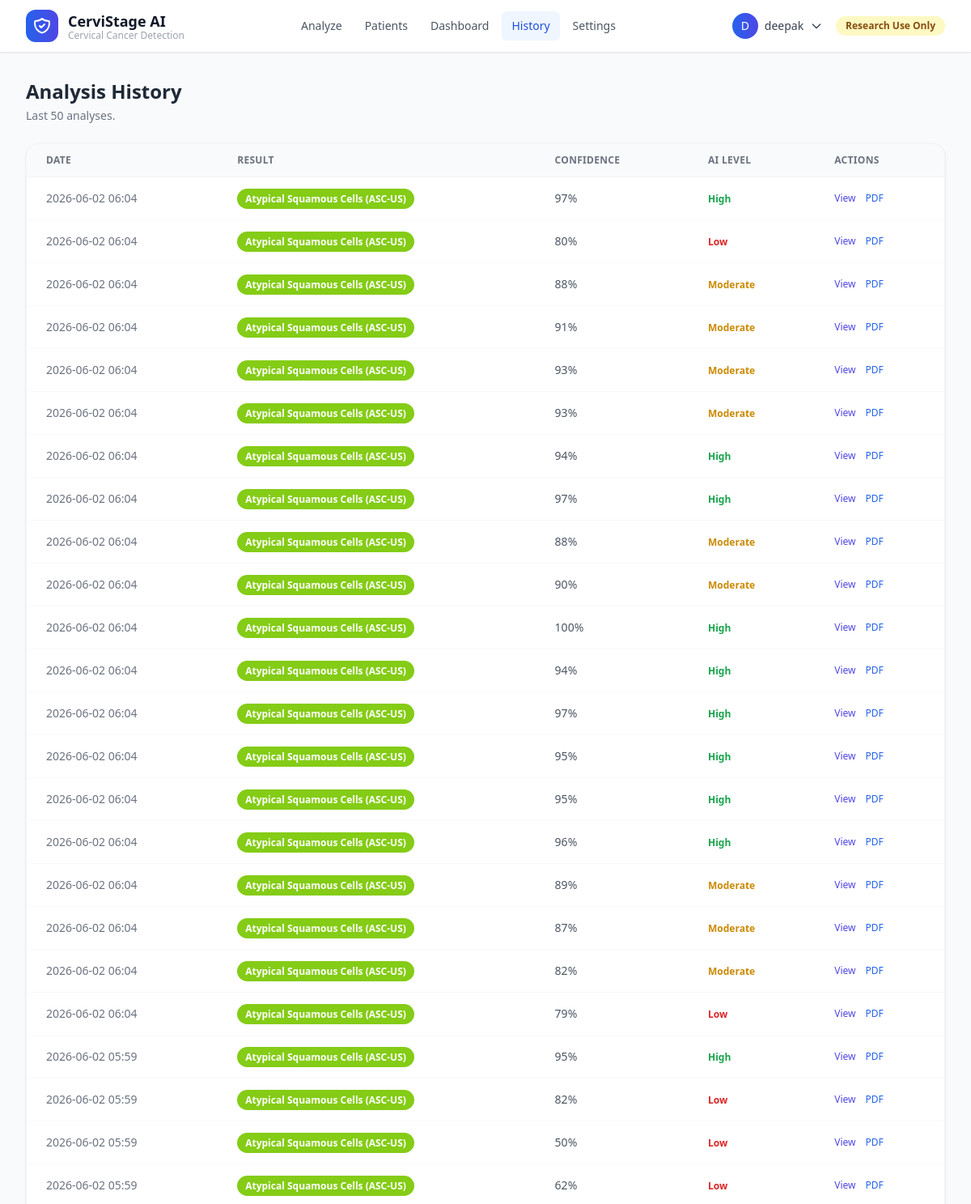
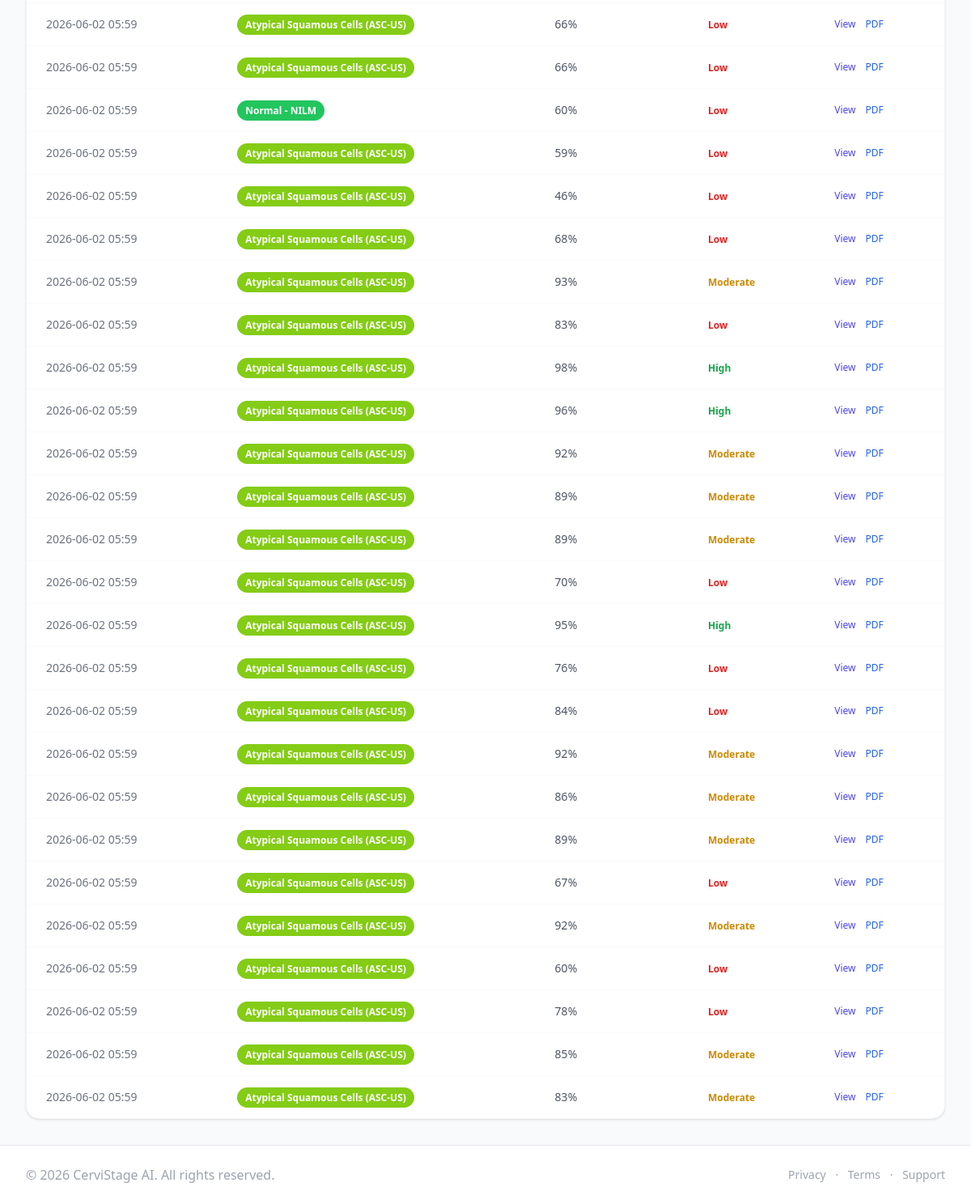
The page /history/ (signed in) on the database as committed earlier (2 pictures, top to bottom).
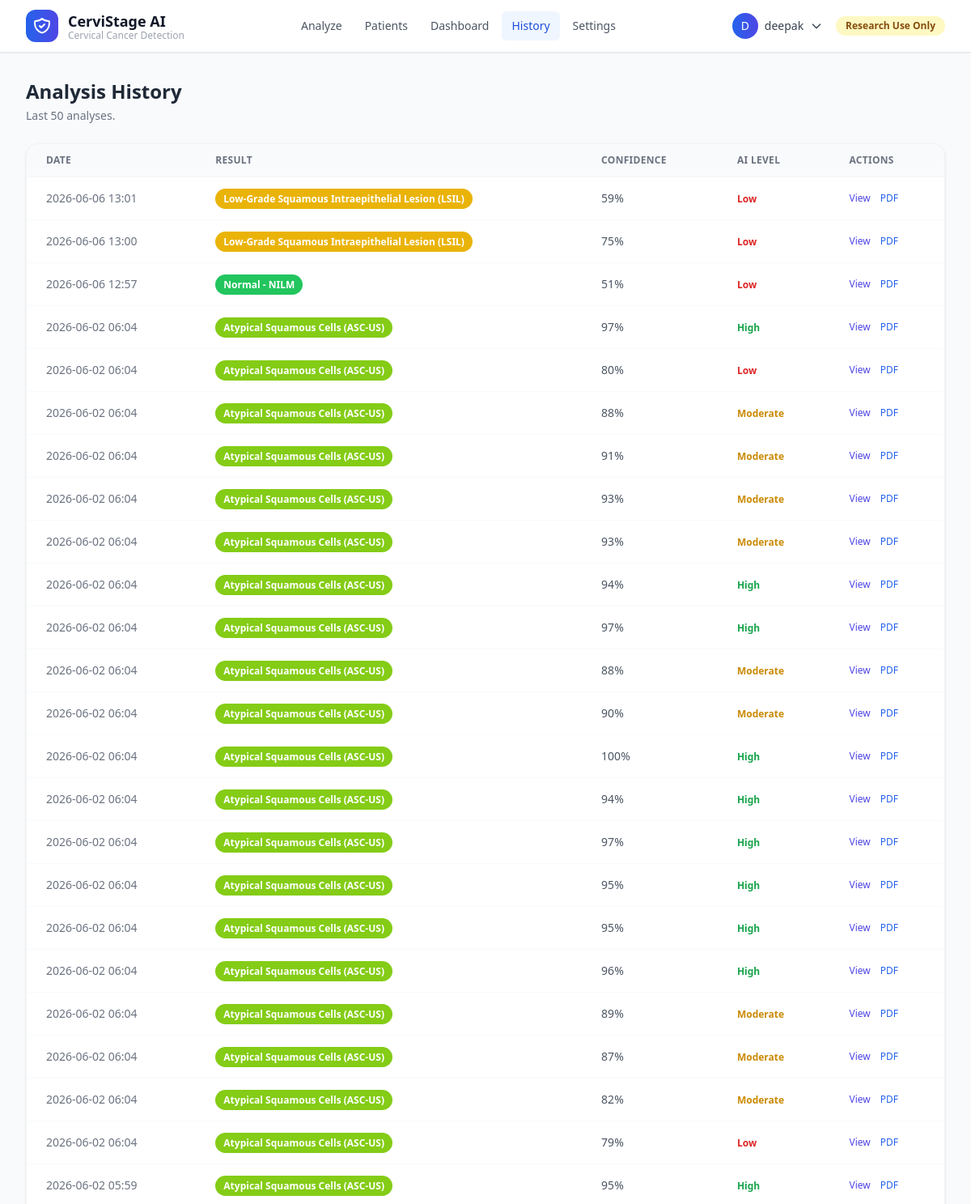
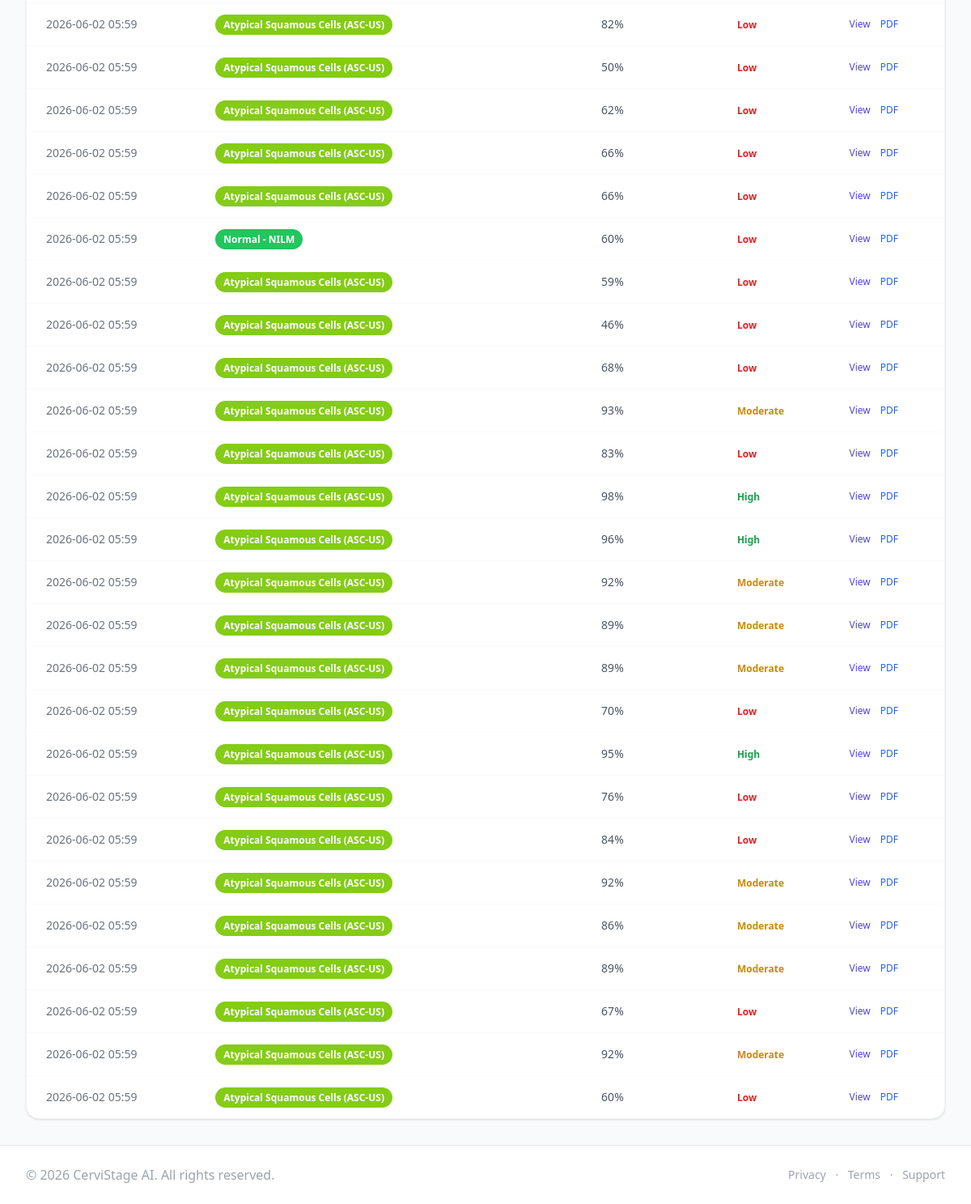
The same page on the database as committed later (2 pictures, top to bottom).
### core/models.py (models this page shows, shortened)
class Analysis(models.Model):
    analysis_id = models.UUIDField(default=uuid.uuid4, primary_key=True, editable=False)
    created_by = models.ForeignKey(User, null=True, blank=True, on_delete=models.SET_NULL, related_name="user_analyses")
    patient = models.ForeignKey('Patient', null=True, blank=True, on_delete=models.SET_NULL, related_name="analyses")
    image = models.ImageField(upload_to="uploads/")
    predicted_class = models.IntegerField()
    predicted_label = models.CharField(max_length=50)
    probabilities = models.JSONField()
    confidence = models.FloatField()
    uncertainty = models.FloatField()
    confidence_level = models.CharField(max_length=20)
    recommendation = models.TextField()
    created_at = models.DateTimeField(auto_now_add=True)
    class Meta:
        ordering = ["-created_at"]

### core/views.py (the view)
# urls.py: path("history/", views.HistoryPageView.as_view(), name="history-page"),
class HistoryPageView(View):
    def get(self, request):
        if not request.user.is_authenticated:
            return redirect('/login/?next=/history/')
        user_role = request.user.profile.role
        if user_role == 'admin':
            analyses = Analysis.objects.select_related("created_by", "created_by__profile").order_by("-created_at")[:50]
        else:
            analyses = Analysis.objects.filter(
                created_by=request.user
            ).order_by("-created_at")[:50]
        return render(request, "history.html", {"analyses": analyses, "user_role": user_role})

### core/templates/history.html (shortened to what this page needs)
{% extends "user_base.html" %}
{% block content %}
<div class="space-y-6">
  <div>
    <h1 class="text-2xl font-bold text-gray-800">Analysis History</h1>
    <p class="text-sm text-gray-500 mt-1">Last 50 analyses.</p>
  </div>
  <div class="bg-white rounded-2xl shadow border border-gray-100 overflow-hidden">
    {% if analyses %}
    <table class="w-full text-sm">
      <thead class="bg-gray-50 border-b border-gray-100">
        <tr>
          <th class="text-left px-6 py-3 font-semibold text-gray-500 uppercase tracking-wide text-xs">Date</th>
          <th class="text-left px-6 py-3 font-semibold text-gray-500 uppercase tracking-wide text-xs">Result</th>
          <th class="text-left px-6 py-3 font-semibold text-gray-500 uppercase tracking-wide text-xs">Confidence</th>
          <th class="text-left px-6 py-3 font-semibold text-gray-500 uppercase tracking-wide text-xs">AI Level</th>
          <th class="text-left px-6 py-3 font-semibold text-gray-500 uppercase tracking-wide text-xs">Actions</th>
        </tr>
      </thead>
      <tbody class="divide-y divide-gray-50">
        {% for a in analyses %}
        {% with cls=a.predicted_class %}
        <tr class="hover:bg-gray-50">
          <td class="px-6 py-4 text-gray-500">{{ a.created_at|date:"Y-m-d H:i" }}</td>
          <td class="px-6 py-4">
            <span class="px-2.5 py-1 rounded-full text-xs font-semibold text-white
              {% if cls == 0 %}bg-green-500
              {% elif cls == 1 %}bg-lime-500
              {% elif cls == 2 %}bg-yellow-500
              {% elif cls == 3 %}bg-orange-500
              {% else %}bg-red-500{% endif %}">
              {{ a.predicted_label }}
            </span>
          </td>
          <td class="px-6 py-4 text-gray-600">{% widthratio a.confidence 1 100 %}%</td>
          <td class="px-6 py-4">
            <span class="text-xs font-semibold
              {% if a.confidence_level == 'High' %}text-green-600
              {% elif a.confidence_level == 'Moderate' %}text-yellow-600
              {% else %}text-red-600{% endif %}">
              {{ a.confidence_level }}
            </span>
          </td>
          <td class="px-6 py-4">
            <div class="flex items-center space-x-3">
              <a href="{% url 'analysis-detail-page' a.analysis_id %}" class="text-indigo-600 hover:underline text-xs font-medium">View</a>
              <button onclick="downloadReport('{{ a.analysis_id }}')"
                      class="text-blue-600 hover:underline text-xs font-medium">PDF</button>
            </div>
          </td>
        </tr>
        {% endwith %}
        {% endfor %}
      </tbody>
    </table>
    {% else %}
    <div class="py-16 text-center text-gray-400">
      <p class="text-lg font-medium">No analyses yet.</p>
      <p class="text-sm mt-1"><a href="{% url 'analyze-page' %}" class="text-blue-600 hover:underline">Run your first analysis →</a></p>
    </div>
    {% endif %}
  </div>
</div>
{% endblock %}

### core/templates/user_base.html (shortened to what this page needs)
{% load static %}
<!DOCTYPE html>
<html lang="en">
<head>
  <script src="https://cdn.tailwindcss.com"></script>
</head>
<body class="bg-slate-50 text-gray-900 min-h-screen">
  <nav class="bg-white border-b border-gray-200 shadow-sm sticky top-0 z-50">
    <div class="max-w-7xl mx-auto px-4 sm:px-6 lg:px-8">
      <div class="flex justify-between items-center h-16">
        <div class="flex items-center">
          <a href="{% url 'home' %}" class="flex items-center space-x-3">
            <div class="bg-gradient-to-r from-blue-600 to-indigo-600 rounded-xl p-2">
            </div>
            <div>
              <span class="font-bold text-gray-900 text-lg">CerviStage AI</span>
              <span class="text-xs text-gray-400 block -mt-1">Cervical Cancer Detection</span>
            </div>
          </a>
        </div>
        <div class="hidden md:flex items-center space-x-1">
          <a href="{% url 'analyze-page' %}" class="px-3 py-2 rounded-md text-sm font-medium {% if request.resolver_match.url_name == 'analyze-page' %}text-blue-700 bg-blue-50{% else %}text-gray-600 hover:text-gray-900 hover:bg-gray-100{% endif %}">
            Analyze
          </a>
          <a href="{% url 'patient-management' %}" class="px-3 py-2 rounded-md text-sm font-medium {% if request.resolver_match.url_name == 'patient-management' %}text-blue-700 bg-blue-50{% else %}text-gray-600 hover:text-gray-900 hover:bg-gray-100{% endif %}">
            Patients
          </a>
          <a href="{% url 'dashboard-page' %}" class="px-3 py-2 rounded-md text-sm font-medium {% if request.resolver_match.url_name == 'dashboard-page' %}text-blue-700 bg-blue-50{% else %}text-gray-600 hover:text-gray-900 hover:bg-gray-100{% endif %}">
            Dashboard
          </a>
          <a href="{% url 'history-page' %}" class="px-3 py-2 rounded-md text-sm font-medium {% if request.resolver_match.url_name == 'history-page' %}text-blue-700 bg-blue-50{% else %}text-gray-600 hover:text-gray-900 hover:bg-gray-100{% endif %}">
            History
          </a>
          <a href="{% url 'settings-page' %}" class="px-3 py-2 rounded-md text-sm font-medium {% if request.resolver_match.url_name == 'settings-page' %}text-blue-700 bg-blue-50{% else %}text-gray-600 hover:text-gray-900 hover:bg-gray-100{% endif %}">
            Settings
          </a>
        </div>
        <div class="flex items-center space-x-4">
          {% if request.user.is_authenticated %}
          <div class="relative">
            <button onclick="toggleUserMenu()" class="flex items-center space-x-2 text-gray-700 hover:text-gray-900">
              <div class="h-8 w-8 bg-gradient-to-r from-blue-600 to-indigo-600 rounded-full flex items-center justify-center">
                <span class="text-white font-medium text-sm">{{ request.user.username|first|upper }}</span>
              </div>
              <span class="hidden sm:inline text-sm font-medium">{{ request.user.get_full_name|default:request.user.username }}</span>
              <svg class="h-4 w-4" fill="none" stroke="currentColor" viewBox="0 0 24 24">
                <path stroke-linecap="round" stroke-linejoin="round" stroke-width="2" d="M19 9l-7 7-7-7"/>
              </svg>
            </button>
          </div>
          {% else %}
          <a href="{% url 'login-page' %}" class="inline-flex items-center px-4 py-2 border border-transparent text-sm font-medium rounded-md text-white bg-indigo-600 hover:bg-indigo-700">
            Sign In
          </a>
          {% endif %}
          <span class="hidden sm:inline-block bg-yellow-100 text-yellow-800 px-3 py-1 rounded-full text-xs font-semibold">
            Research Use Only
          </span>
        </div>
      </div>
    </div>
  </nav>
  <main class="{% block main_classes %}max-w-7xl{% endblock %} mx-auto px-4 sm:px-6 lg:px-8 py-8">
    {% block content %}{% endblock %}
  </main>
  <footer class="bg-white border-t border-gray-200 mt-auto">
    <div class="max-w-7xl mx-auto px-4 sm:px-6 lg:px-8 py-6">
      <div class="md:flex md:items-center md:justify-between">
        <div class="flex justify-center space-x-6 md:order-2">
          <span class="text-gray-400 hover:text-gray-500 text-sm">
            <a href="#" class="hover:underline">Privacy</a>
            <span class="mx-2">·</span>
            <a href="#" class="hover:underline">Terms</a>
            <span class="mx-2">·</span>
            <a href="#" class="hover:underline">Support</a>
          </span>
        </div>
        <div class="mt-8 md:mt-0 md:order-1">
          <p class="text-center text-base text-gray-400">
            &copy; 2026 CerviStage AI. All rights reserved.
          </p>
        </div>
      </div>
    </div>
  </footer>
</body>
</html>

Rows that differ between the two databases and show on the page:
no longer on this page (row unchanged): Analysis: created_at "2026-06-02 05:59", predicted_label "Atypical Squamous Cells (ASC-US)", confidence "78", confidence_level "Low"
no longer on this page (row unchanged): Analysis: created_at "2026-06-02 05:59", predicted_label "Atypical Squamous Cells (ASC-US)", confidence "85", confidence_level "Moderate"
no longer on this page (row unchanged): Analysis: created_at "2026-06-02 05:59", predicted_label "Atypical Squamous Cells (ASC-US)", confidence "83", confidence_level "Moderate"
added Analysis: created_at "2026-06-06 13:01", predicted_label "Low-Grade Squamous Intraepithelial Lesion (LSIL)", confidence "59", confidence_level "Low"
added Analysis: created_at "2026-06-06 13:00", predicted_label "Low-Grade Squamous Intraepithelial Lesion (LSIL)", confidence "75", confidence_level "Low"
added Analysis: created_at "2026-06-06 12:57", predicted_label "Normal - NILM", confidence "51", confidence_level "Low"
